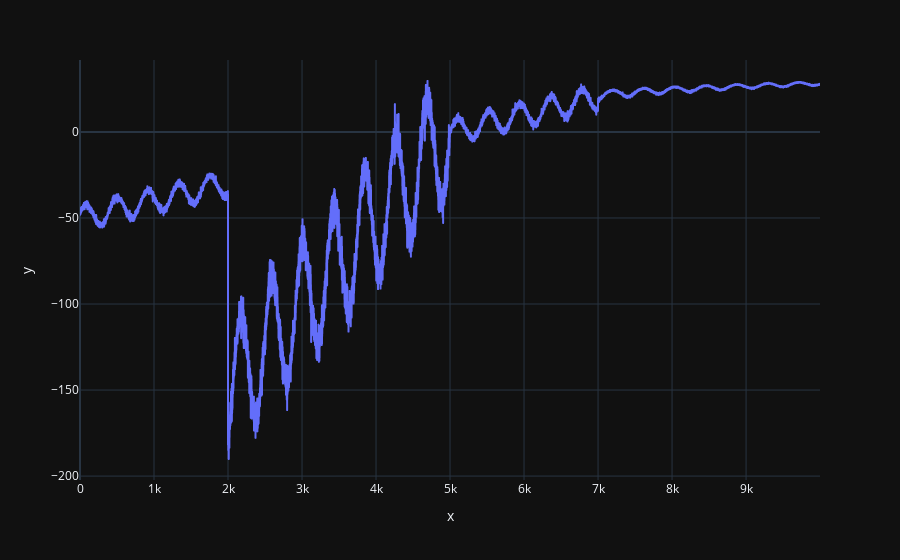

The notebook cell saved with this chart:
### Code cell
x_train = np.linspace(-100, 100, 10000)
y_train = (7*np.sin(0.75*x_train) + 0.5*x_train + np.random.normal(size=10000))
y_train[2000:5000] = y_train[2000:5000]*5
y_train[7000:] = np.log2(y_train[7000:])*5
fig = px.line(x=range(len(x_train)), y=y_train).update_layout(template="plotly_dark")

fig.show()

### Figure 1 — Plotly figure (JSON) as saved in the notebook; plotly's stock layout.template omitted (floating-point values rounded to 4 significant figures; data arrays with more than 128 entries replaced by an {"elided": "..."} marker saying what was removed)
{"data": [{"hovertemplate": "x=%{x}<br>y=%{y}<extra></extra>", "legendgroup": "", "line": {"color": "#636efa", "dash": "solid"}, "marker": {"symbol": "circle"}, "mode": "lines", "name": "", "showlegend": false, "type": "scattergl", "x": {"elided": "10000 int values"}, "xaxis": "x", "y": {"elided": "10000 float values"}, "yaxis": "y"}], "layout": {"legend": {"tracegroupgap": 0}, "margin": {"t": 60}, "xaxis": {"anchor": "y", "domain": [0, 1], "title": {"text": "x"}}, "yaxis": {"anchor": "x", "domain": [0, 1], "title": {"text": "y"}}}}
